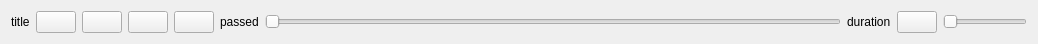
<?xml version="1.0" encoding="UTF-8"?>
<ui version="4.0">
 <class>PlayingWidget</class>
 <widget class="QWidget" name="PlayingWidget">
  <property name="geometry">
   <rect>
    <x>0</x>
    <y>0</y>
    <width>1038</width>
    <height>44</height>
   </rect>
  </property>
  <property name="windowTitle">
   <string>Form</string>
  </property>
  <property name="locale">
   <locale language="English" country="UnitedStates"/>
  </property>
  <layout class="QHBoxLayout" name="horizontalLayout" stretch="0,0,0,0,0,0,8,0,0,0">
   <item>
    <widget class="QLabel" name="titleLabel">
     <property name="text">
      <string>title</string>
     </property>
    </widget>
   </item>
   <item>
    <widget class="QPushButton" name="previousButton">
     <property name="toolTip">
      <string>Previous</string>
     </property>
     <property name="text">
      <string/>
     </property>
     <property name="icon">
      <iconset theme="media-skip-backward"/>
     </property>
    </widget>
   </item>
   <item>
    <widget class="QPushButton" name="playButton">
     <property name="toolTip">
      <string>Play</string>
     </property>
     <property name="text">
      <string/>
     </property>
     <property name="icon">
      <iconset theme="media-playback-start"/>
     </property>
    </widget>
   </item>
   <item>
    <widget class="QPushButton" name="pauseButton">
     <property name="toolTip">
      <string>Pause</string>
     </property>
     <property name="text">
      <string/>
     </property>
     <property name="icon">
      <iconset theme="media-playback-pause"/>
     </property>
    </widget>
   </item>
   <item>
    <widget class="QPushButton" name="nextButton">
     <property name="toolTip">
      <string>Next</string>
     </property>
     <property name="text">
      <string/>
     </property>
     <property name="icon">
      <iconset theme="media-skip-forward"/>
     </property>
    </widget>
   </item>
   <item>
    <widget class="QLabel" name="timePassedLabel">
     <property name="text">
      <string>passed</string>
     </property>
    </widget>
   </item>
   <item>
    <widget class="QSlider" name="durationSlider">
     <property name="orientation">
      <enum>Qt::Horizontal</enum>
     </property>
    </widget>
   </item>
   <item>
    <widget class="QLabel" name="durationLabel">
     <property name="text">
      <string>duration</string>
     </property>
    </widget>
   </item>
   <item>
    <widget class="QPushButton" name="muteButton">
     <property name="toolTip">
      <string>Mute</string>
     </property>
     <property name="text">
      <string/>
     </property>
     <property name="icon">
      <iconset theme="audio-volume-muted"/>
     </property>
    </widget>
   </item>
   <item>
    <widget class="QSlider" name="volume">
     <property name="orientation">
      <enum>Qt::Horizontal</enum>
     </property>
    </widget>
   </item>
  </layout>
 </widget>
 <resources/>
 <connections/>
</ui>
